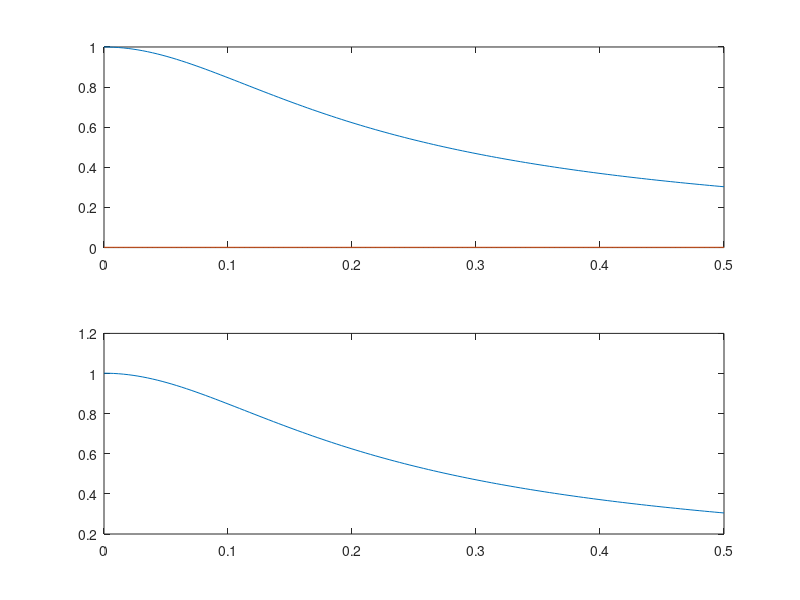
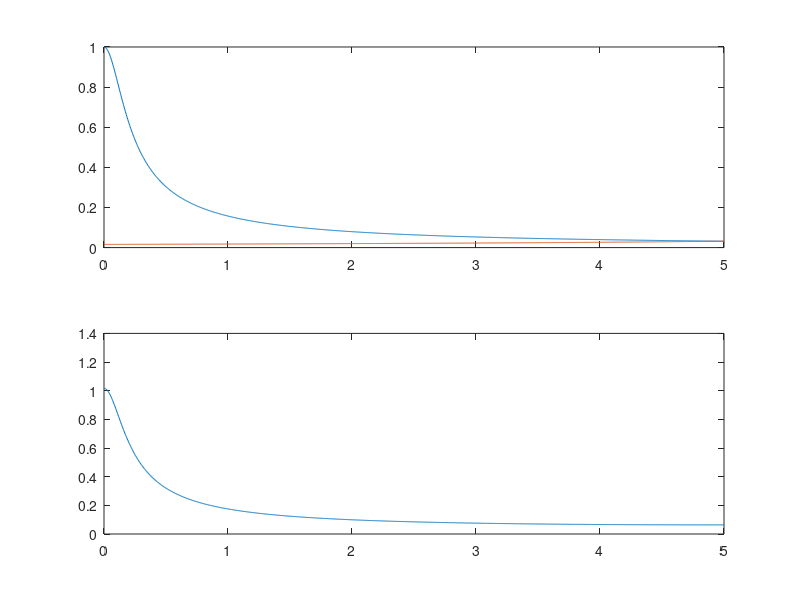
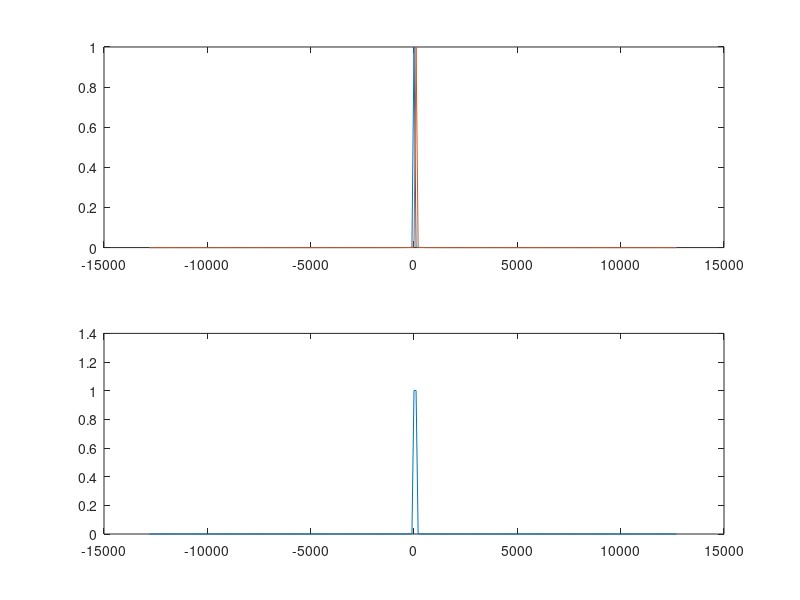

Here is the MATLAB script that generated these plots, in order:
close all


Ts = 1
fs = 1/Ts

samples = 256
a = 0
b = 1/(2*Ts)
f = a:1/samples:b

Xf = 1./sqrt(1 + 4*pi*pi.*f.^2)
Xf1 = 1./sqrt(1 + 4*pi*pi.*(f-100).^2)

figure(1)
subplot(2,1,1)
plot(f, Xf)
hold on
plot(f, Xf1)
subplot(2,1,2)
plot(f, Xf+Xf1)



Ts = 0.1
fs = 1/Ts

samples = 256
a = 0
b = 1/(2*Ts)
f = a:1/samples:b


Xf = 1./sqrt(1 + 4*pi*pi.*(f-(0*fs)).^2)
Xf1 = 1./sqrt(1 + 4*pi*pi.*(f-(1*fs)).^2)

figure(2)
subplot(2,1,1)
plot(f, Xf)
hold on
plot(f, Xf1)
subplot(2,1,2)
plot(f, Xf+Xf1)
	

Ts = 0.01
fs = 1/Ts

samples = 256
a = 0
b = 1/(2*Ts)
f = a:1/samples:b

f = fs*(-samples/2:samples/2 -1)


Xf = 1./sqrt(1 + 4*pi*pi.*(f-(0*fs)).^2)
Xf1 = 1./sqrt(1 + 4*pi*pi.*(f-(1*fs)).^2)

figure(3)
subplot(2,1,1)
plot(f, Xf)
hold on
plot(f, Xf1)
subplot(2,1,2)
plot(f, Xf+Xf1)
